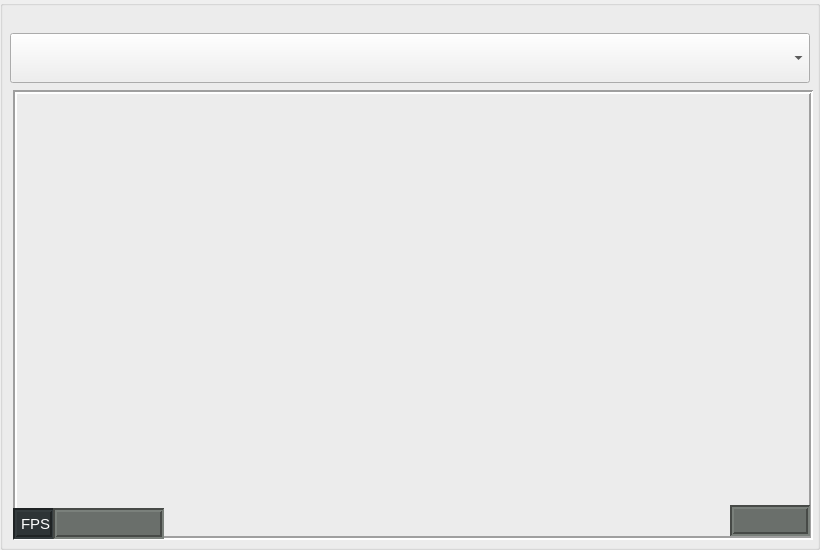
   <widget class="QGroupBox" name="groupBox_4">
    <property name="geometry">
     <rect>
      <x>1640</x>
      <y>460</y>
      <width>820</width>
      <height>550</height>
     </rect>
    </property>
    <property name="title">
     <string/>
    </property>
    <widget class="QLabel" name="img_size_4">
     <property name="geometry">
      <rect>
       <x>730</x>
       <y>505</y>
       <width>80</width>
       <height>31</height>
      </rect>
     </property>
     <property name="styleSheet">
      <string notr="true">background-color: rgb(106,111,107);
font: 11pt;
color: white;</string>
     </property>
     <property name="frameShape">
      <enum>QFrame::Box</enum>
     </property>
     <property name="frameShadow">
      <enum>QFrame::Sunken</enum>
     </property>
     <property name="lineWidth">
      <number>2</number>
     </property>
     <property name="text">
      <string/>
     </property>
     <property name="textFormat">
      <enum>Qt::AutoText</enum>
     </property>
     <property name="openExternalLinks">
      <bool>false</bool>
     </property>
    </widget>
    <widget class="QComboBox" name="topic_img4">
     <property name="geometry">
      <rect>
       <x>10</x>
       <y>33</y>
       <width>800</width>
       <height>50</height>
      </rect>
     </property>
    </widget>
    <widget class="QLabel" name="label3_2">
     <property name="geometry">
      <rect>
       <x>13</x>
       <y>508</y>
       <width>41</width>
       <height>31</height>
      </rect>
     </property>
     <property name="styleSheet">
      <string notr="true">background-color: rgb(46,52,54);
font: 11pt;
color: white;</string>
     </property>
     <property name="frameShape">
      <enum>QFrame::Box</enum>
     </property>
     <property name="frameShadow">
      <enum>QFrame::Sunken</enum>
     </property>
     <property name="lineWidth">
      <number>2</number>
     </property>
     <property name="text">
      <string>FPS</string>
     </property>
     <property name="textFormat">
      <enum>Qt::AutoText</enum>
     </property>
     <property name="openExternalLinks">
      <bool>false</bool>
     </property>
    </widget>
    <widget class="QLabel" name="img4">
     <property name="geometry">
      <rect>
       <x>13</x>
       <y>90</y>
       <width>800</width>
       <height>450</height>
      </rect>
     </property>
     <property name="frameShape">
      <enum>QFrame::Box</enum>
     </property>
     <property name="frameShadow">
      <enum>QFrame::Sunken</enum>
     </property>
     <property name="lineWidth">
      <number>2</number>
     </property>
     <property name="text">
      <string/>
     </property>
    </widget>
    <widget class="QLabel" name="fps_4">
     <property name="geometry">
      <rect>
       <x>53</x>
       <y>508</y>
       <width>111</width>
       <height>31</height>
      </rect>
     </property>
     <property name="styleSheet">
      <string notr="true">background-color: rgb(106,111,107);
font: 11pt;
color: white;</string>
     </property>
     <property name="frameShape">
      <enum>QFrame::Box</enum>
     </property>
     <property name="frameShadow">
      <enum>QFrame::Sunken</enum>
     </property>
     <property name="lineWidth">
      <number>2</number>
     </property>
     <property name="text">
      <string/>
     </property>
     <property name="textFormat">
      <enum>Qt::AutoText</enum>
     </property>
     <property name="openExternalLinks">
      <bool>false</bool>
     </property>
    </widget>
    <zorder>img4</zorder>
    <zorder>img_size_4</zorder>
    <zorder>topic_img4</zorder>
    <zorder>label3_2</zorder>
    <zorder>fps_4</zorder>
   </widget>
